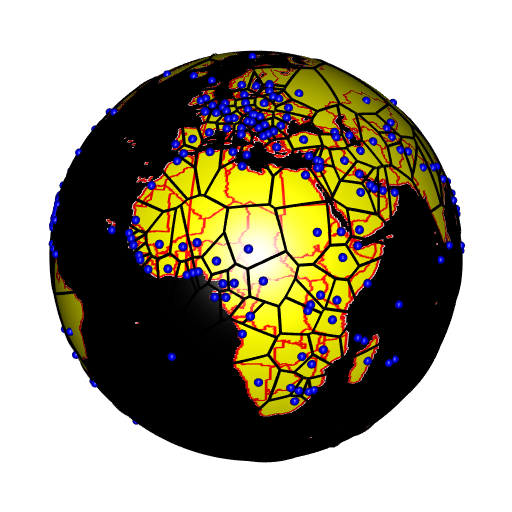

This chart was generated by the following R code:
setwd(here::here("inst", "essais"))

library(maps)
data(worldMapEnv)

# make a PNG image of the world with filled countries
world <- map("world", plot = FALSE, fill = TRUE, wrap = c(0, 360))

png("world2D.png", width = 1024L, height = 1024L)
opar <- par(mar = c(0, 0, 0, 0))
plot(world$x, world$y, type = "n", xlab = NA, ylab = NA, axes = FALSE,
     xaxs = "i", yaxs = "i", xlim = c(0, 360), ylim = c(-90, 90))
polygon(world$x, world$y, col="yellow", border = "red", lwd = 2)
par(opar)
dev.off()


# use spherical coordinates to make a mesh of the unit sphere
library(cgalMeshes)
sphericalCoordinates <- function(θ, ϕ){
  x <- cos(θ) * sin(ϕ)
  y <- sin(θ) * sin(ϕ)
  z <- cos(ϕ)
  rbind(x, y, z)
}
rmesh <- parametricMesh(
  sphericalCoordinates, urange = c(0, 2*pi), vrange = c(0, pi),
  periodic = c(TRUE, TRUE), nu = 1024L, nv = 1024L
)
rmesh$normals <- rmesh$vb[-4L, ]

# get the angles θ and ϕ of the vertices of the mesh
UV <- cooltools::car2sph(t(rmesh$vb[-4L, ]))
UV <- cbind(UV[, 3L], UV[, 2L])


# now load the PNG image
library(imager)
img <- load.image("world2D.png")
# take the r, g, b channels
r <- squeeze(R(img))
g <- squeeze(G(img))
b <- squeeze(B(img))

# make interpolation functions to get the colors of the UV points
library(cooltools) # to get the `approxfun2` function
x_ <- seq(0, 2*pi, length.out = 1024L)
y_ <- seq(0, pi, length.out = 1024L)
f_r <- approxfun2(x_, y_, r)
f_g <- approxfun2(x_, y_, g)
f_b <- approxfun2(x_, y_, b)

# now, interpolate the r, g, b values
UV_r <- f_r(UV[, 1L], UV[, 2L])
UV_g <- f_g(UV[, 1L], UV[, 2L])
UV_b <- f_b(UV[, 1L], UV[, 2L])

# convert rgb to hex codes
clrs <- rgb(UV_r, UV_g, UV_b)
clrs[clrs == "#FFFFFF"] <- "black" # replace white with black


# assign the colors to the vertices of the mesh
# I don't know why, but one has to reverse the colors
rmesh$material <- list(color = rev(clrs))


# plot
library(rgl)
open3d(windowRect = 50 + c(0, 0, 512, 512), zoom = 0.7)
shade3d(rmesh, meshColor = "vertices")
snapshot3d("world3D.png", webshot = FALSE)


# now take the capitals
data(world.cities)
capitals_ll <- as.matrix(
  subset(world.cities, capital == 1, select = c("long", "lat"))
) * pi / 180
capitals <- t(sphericalCoordinates(
  capitals_ll[, 1L] + pi, capitals_ll[, 2L] + pi/2
))
capitals[, 1L] <- -capitals[, 1L] # don't know why we have to negate

# Voronoî
library(sphereTessellation)
vor <- VoronoiOnSphere(capitals)

open3d(windowRect = 50 + c(0, 0, 512, 512), zoom = 0.7)
shade3d(rmesh, meshColor = "vertices", polygon_offset = 1)
plotVoronoiOnSphere(
  vor, colors = NA, edges = TRUE, ecolor = "black",
  sites = TRUE, scolor = "blue"
)

# animation ####
movie3d(
  spin3d(axis = c(0, 0, 1), rpm = 10),
  duration = 6, fps = 20,
  movie = "zzpic", dir = ".",
  convert = FALSE,
  startTime = 1/20,
  webshot = FALSE
)

library(gifski)
pngfiles <- Sys.glob("zzpic*.png")
gifski(
  png_files = pngfiles,
  gif_file = "voronoi_capitals.gif",
  width = 512,
  height = 512,
  delay = 1/8
)

file.remove(pngfiles)
